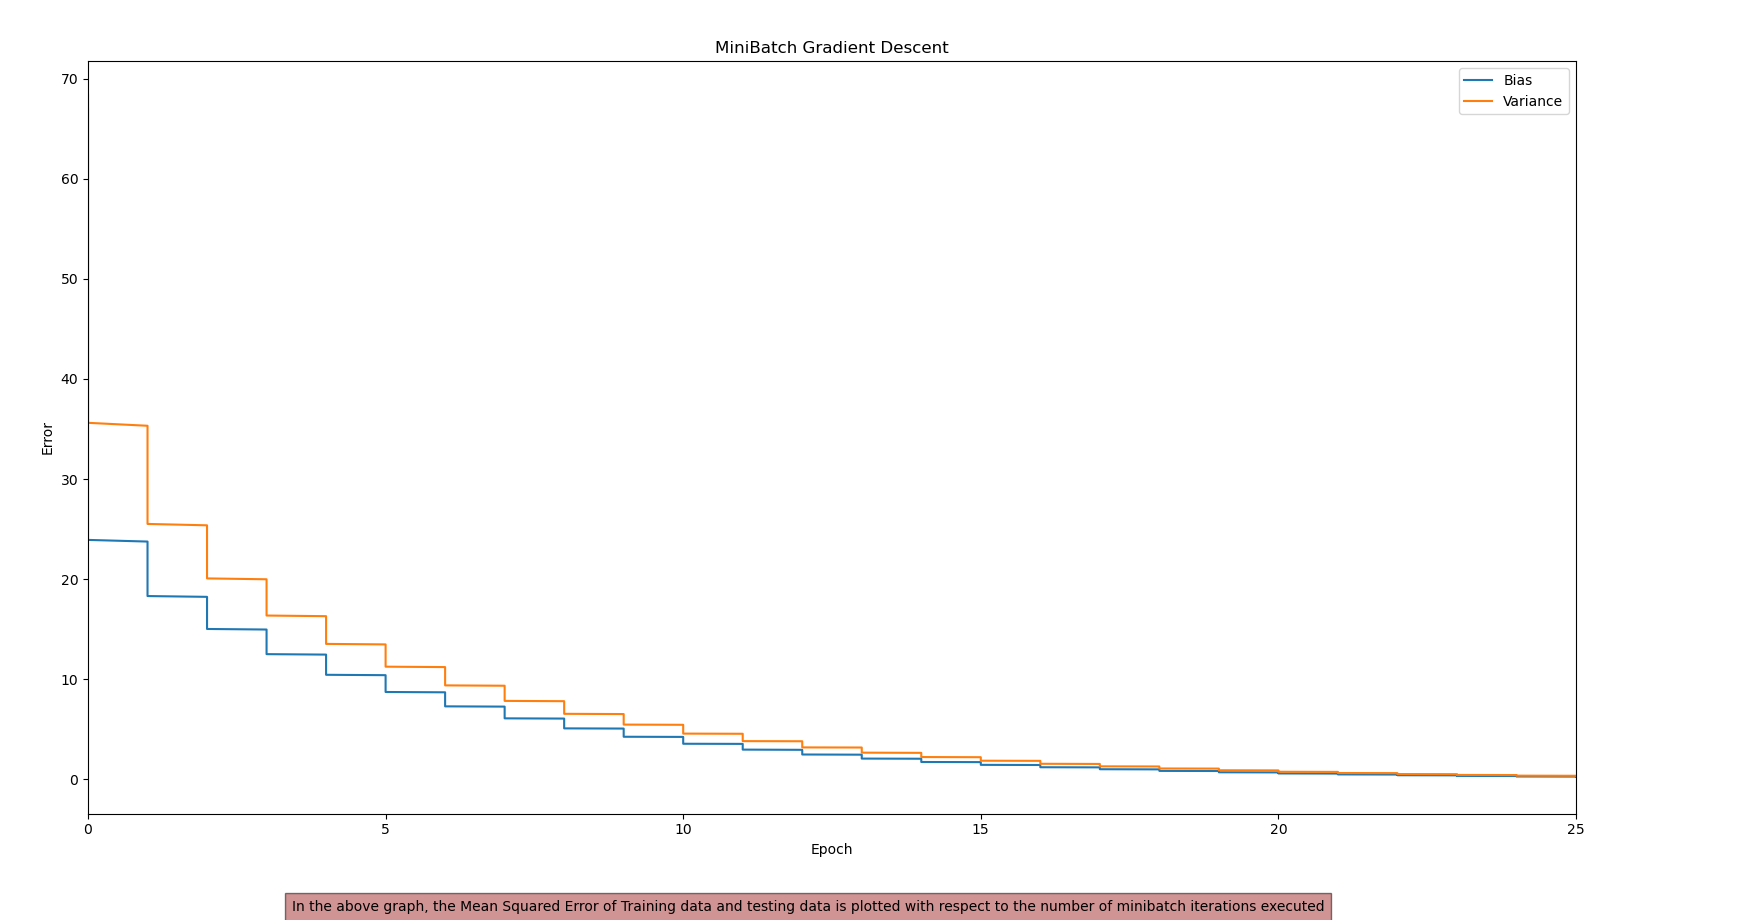

Here is the Python script that generated this plot:
# Import all necessary Modules or Libraries
import numpy as np 
import matplotlib.pyplot as plt 

# Function to calculate coefficients using closed-form solution
def calculate_coefficient(a, Y):
    # Create the design matrix X
    X = np.vstack((np.ones(len(a)), a)).T
    
    # Calculate coefficients using the closed-form solution
    betas = np.matmul(np.linalg.inv(np.matmul(X.T, X)), np.matmul(X.T, Y))
    b0 = betas[0]
    b1 = betas[1]
    return b0, b1

# Function to calculate mean squared error
def calculate_mse(y, ycap):
    return np.mean((y - ycap)**2)

# Generate random data
x_vals = np.arange(-5, 5, 0.01)
y_vals = 2 * x_vals - 3 + np.random.normal(0, 5)
dataset = list(zip(x_vals, y_vals))
np.random.shuffle(dataset)

# Split data into training and testing sets
datatrain = dataset[:int(0.8*len(dataset))]
datatest = dataset[int(0.8*len(dataset)):]

# Extract x and y values for training and testing sets
x_train = np.array([i[0] for i in datatrain]) 
y_train = np.array([i[1] for i in datatrain]) 
x_test = np.array([i[0] for i in datatest]) 
y_test = np.array([i[1] for i in datatest]) 

# Calculate coefficients using closed-form solution
eb0, eb1 = calculate_coefficient(x_train, y_train)

# Calculate predictions and error using closed-form solution
yclosed = eb0 + eb1*x_train 
errorclosed = calculate_mse(y_train, yclosed) 

# Initialize random coefficients
initial_b0 = np.random.normal(0, 1) 
initial_b1 = np.random.normal(0, 1) 

# Calculate initial error for training and testing sets
initial_train_error = calculate_mse(y_train[0], initial_b0 + initial_b1*x_train[0]) 
initial_test_error = calculate_mse(y_test[0], initial_b0 + initial_b1*x_test[0]) 

# Define learning rate
learning_rate_list = [0.001] 

# Iterate over learning rates
for i in range(len(learning_rate_list)): 
    lr = learning_rate_list[i] 
    error = initial_train_error
    b0 = initial_b0 
    b1 = initial_b1 
    epoch = 0
    epoch_list = [0]
    train_error_list = [initial_train_error] 
    test_error_list = [initial_test_error]
    converged = False
    
    # Mini-batch gradient descent
    while not converged: 
        # Split data into mini-batches
        xnew = [x_train[i:i+50] for i in range(0, len(x_train), 50)] 
        ynew = [y_train[i:i+50] for i in range(0, len(y_train), 50)] 
        
        # Iterate over mini-batches
        for x_train, y_train in zip(xnew, ynew): 
            ycap = b0 + b1*x_train
            
            # Calculate gradients
            gradb0 = -2*np.mean(y_train - ycap) 
            gradb1 = -2*np.mean((y_train - ycap)*x_train)
            
            # Update coefficients
            b0 = b0 - lr*gradb0
            b1 = b1 - lr*gradb1
                            
            # Calculate error for training and testing sets
            new_train_error = calculate_mse(y_train, b0 + b1*x_train)
            new_test_error = calculate_mse(y_test, b0 + b1*x_test)   
                
            # Append errors to error lists  
            train_error_list.append(new_train_error)  
            test_error_list.append(new_test_error)  
            
            # Update epoch count
            epoch += 1
            epoch_list.append(epoch)
            
        # Check for convergence
        if abs(error - new_train_error) < 10e-6:
            converged = True
        else:
            error = new_train_error
            
    # Convert epoch list to represent number of epochs instead of iterations
    epoch_list = [i//len(x_train) for i in epoch_list]     
    
    # Print results
    print("Using The Closed Form :", "b0:", eb0, "b1:", eb1, "error:", errorclosed)
    print("Using MiniBatch Gradient Descent :", "b0:", b0, "b1:", b1, "error:", error, "epoch:", epoch//(50), "learning rate:", lr)
    
    # Plot errors over epochs
    plt.plot(epoch_list, train_error_list, label = "Bias") 
    plt.plot(epoch_list, test_error_list, label = "Variance") 

# Add labels and title to the plot
plt.xlabel('Epoch')
plt.ylabel('Error')
plt.legend()
plt.xlim(0, 25)
plt.title('MiniBatch Gradient Descent')

# Add additional text to the plot
plt.figtext(0.5, 0.01, "In the above graph, the Mean Squared Error of Training data and testing data is plotted with respect to the number of minibatch iterations executed", ha="center", fontsize=10, bbox={"facecolor":"brown", "alpha":0.5, "pad":5})

# Display the plot
plt.show()
# import numpy as np
# import matplotlib.pyplot as plt

# # Generating random 1000 values to be appended in x
# x = []
# # array to store calculated y values
# y = []
# # x matrix to get squared values for calculation of beta values
# x1 = [[1] * 100, []]
# # iterating each of the 100 values to calculate actual output
# for i in range(-50, 50):
#     x_val = i / 100
#     x.append(x_val)
#     x1[1].append(i)
#     n = np.random.normal(0, 5)
#     y_val = 2 * x_val - 3 + n
#     y.append(y_val)

# # Splitting the data into training and testing sets (80-20 split)
# split_index = int(len(x) * 0.8)
# x_train, x_test = x[:split_index], x[split_index:]
# y_train, y_test = y[:split_index], y[split_index:]

# # Normalizing the data
# x_train_mean, x_train_std = np.mean(x_train), np.std(x_train)
# x_train = (x_train - x_train_mean) / x_train_std
# x_test = (x_test - x_train_mean) / x_train_std

# # Normalizing the target variable
# y_train_mean, y_train_std = np.mean(y_train), np.std(y_train)
# y_train = (y_train - y_train_mean) / y_train_std
# y_test = (y_test - y_train_mean) / y_train_std

# # getting transpose of matrix to get closed form values
# X1 = np.transpose(x1)
# Y1 = np.transpose(y)

# # Calculate coefficients using matrix multiplication
# b = np.matmul(np.linalg.inv(np.matmul(x1, X1)), np.matmul(x1, Y1))
# B0 = b[0]
# B1 = b[1]

# # Gradient Descent processing
# b0f = np.random.normal(0, 1)
# b1f = np.random.normal(0, 1)

# # calculating error function
# errorf = np.mean((y - (b0f + b1f * np.array(x))) ** 2)
# lr = 0.001  # Adjusted learning rate

# # finding error values for initial b0 and b1 values
# error = errorf
# b0 = b0f
# b1 = b1f
# epoch = 0

# # initializing epoch matrix
# Epoch = [0]
# E_train = [errorf]
# E_test = [errorf]

# # array to store gradient b0 and b1 value
# Gb0 = []
# Gb1 = []

# out = False

# # splitting the dataset into minibatches
# num_minibatches = 20
# minibatch_size = 50
# minibatches = np.array_split(x_train, num_minibatches)

# # updating epoch values until the error is close to near 0 values
# while not out:
#     for minibatch in minibatches:
#         # calculating gradients for the current minibatch
#         grad_b0 = 0
#         grad_b1 = 0
#         for i in range(len(minibatch)):
#             grad_b0 += -2 * ((y_train[i] - b0 + b1 * minibatch[i]) * minibatch[i])
#             grad_b1 += -2 * ((y_train[i] - b0 + b1 * minibatch[i]) * minibatch[i])
#         grad_b0 /= len(minibatch)
#         grad_b1 /= len(minibatch)
        
#         # updating new b0 and b1 values
#         b0 -= lr * grad_b0
#         b1 -= lr * grad_b1
        
#         # computing error for new b0 and b1 values for training set
#         ne_train = (y_train - (b0 + b1 * np.array(x_train))) ** 2
#         new_error_train = np.mean(ne_train)
        
#         # computing error for new b0 and b1 values for testing set
#         ne_test = (y_test - (b0 + b1 * np.array(x_test))) ** 2
#         new_error_test = np.mean(ne_test)
        
#         epoch += 1
#         # appending epoch values
#         Epoch.append(epoch)
#         E_train.append(new_error_train)
#         E_test.append(new_error_test)
#         Gb0.append(b0)
#         Gb1.append(b1)
        
#         # checking stop condition
#         if abs(error - new_error_train) < 10e-6:
#             out = True
#         else:
#             error = new_error_train

# print("Closed Form: b0:", B0, "b1:", B1, "error:", errorf)
# print("Minibatch Gradient Descent: b0:", b0, "b1:", b1, "error:", error, "epoch:", epoch)

# # Plotting the error convergence
# plt.figure(figsize=(8, 4))
# plt.plot(Epoch, E_train, label="Training MSE")
# plt.plot(Epoch, E_test, label="Testing MSE")
# plt.xlabel('Number of Epoch Cycles')
# plt.ylabel('Mean Squared Error')
# plt.xlim(5,None)
# plt.title('Minibatch Gradient Descent')
# plt.legend()
# plt.figtext(0.5, 0.01, "In the above graph the Mean Square Error is plotted with respect to the number of Epoch cycle is executed", ha="center", fontsize=10, bbox={"facecolor": "brown", "alpha": 0.5, "pad": 5})
# plt.show()
